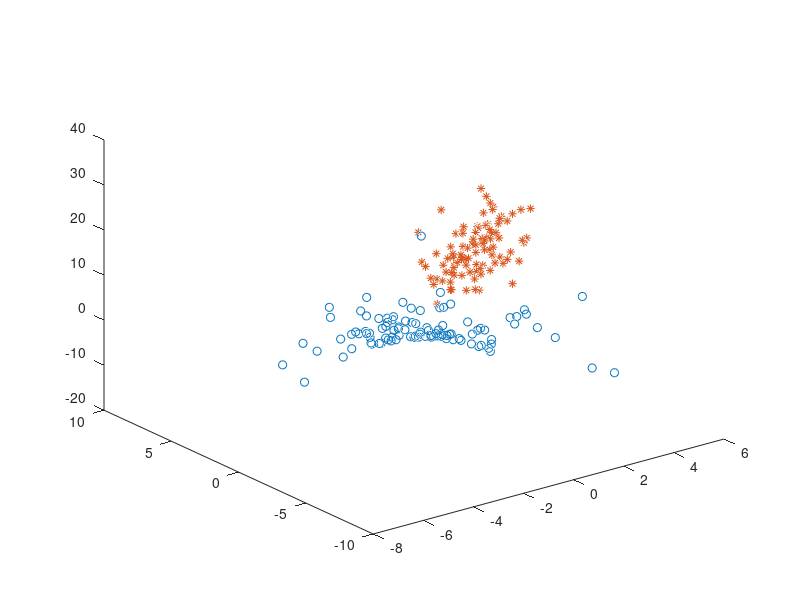

Here is the MATLAB script that generated this plot:
clear

%P2

d1=[2;2]*ones(1,100)+2.*randn(2,100);
d2=[3;3]*ones(1,100)+randn([2,100]);

for i=1:100,
if d1(1,i)>0 && d1(2,i)>0
d1(1,i)=-d1(1,i);
d1(2,i)=-d1(2,i);
end
end

hw4_2_1=d1;
hw4_2_2=d2;

save hw4.mat hw4_2_1 hw4_2_2


x1=hw4_2_1;
x2=hw4_2_2;
xx1=[x1;(x1(1,:)).*x1(2,:)];
xx2=[x2;(x2(1,:)).*x2(2,:)];
plot3(xx1(1,:),xx1(2,:),xx1(3,:),'o',xx2(1,:),xx2(2,:,:),xx2(3,:),'*')
